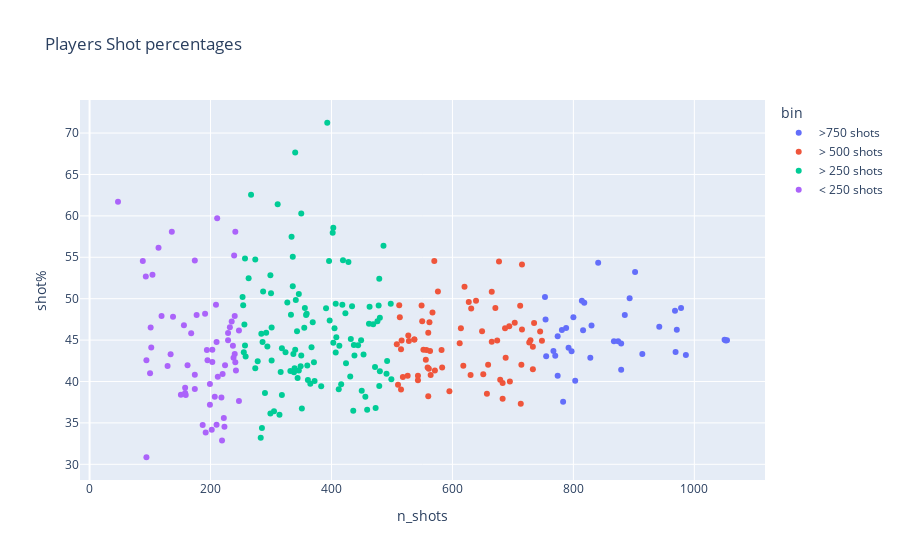

Notebook code for this chart:
### Code cell
shot_perc['shot%'] = shot_perc['FGM']/shot_perc['n_shots']*100

shot_perc = shot_perc.sort_values('n_shots', ascending=False)
print(shot_perc.head(5))
fig = px.scatter(shot_perc, x='n_shots', y='shot%', color='bin', title='Players Shot percentages')
fig.show()
